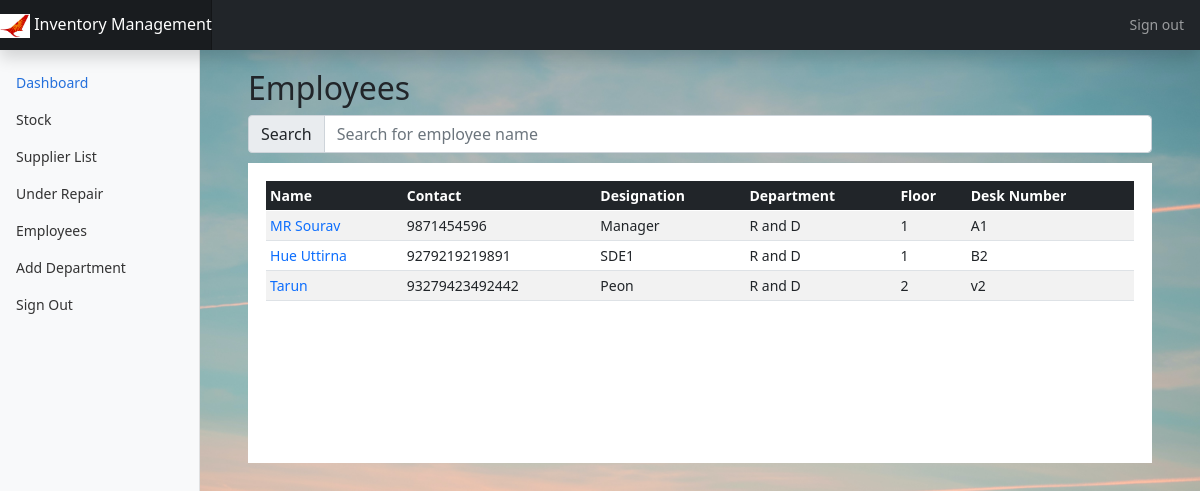
The page /listEmployee/R-and-D (signed in) on the database as committed earlier.
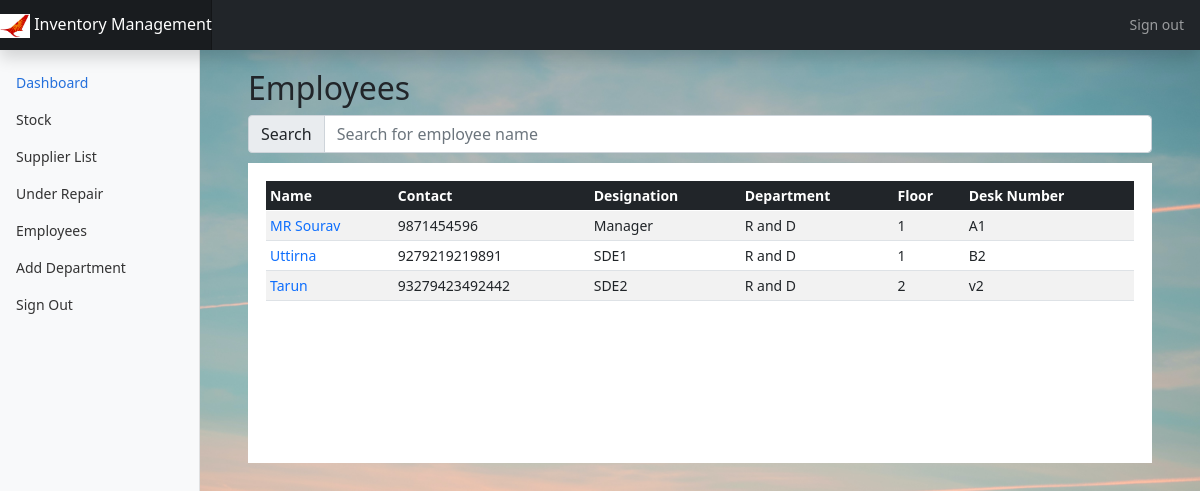
The same page on the database as committed later.
### main/models.py (models this page shows, shortened)
class Employee(models.Model):
    emp_id = models.AutoField(primary_key=True)
    sap_number = models.CharField(max_length = 8,unique=True,default="")
    staff_number = models.CharField(max_length = 10,unique=True,default="")
    name = models.CharField(max_length=50)
    contact = models.CharField(max_length=15,unique=True)
    designation = models.CharField(max_length=50)
    department = models.CharField(max_length=20,default=' ')
    floor = models.IntegerField(default=0,validators=[MinValueValidator(0)])
    desk_num = models.CharField(max_length=20,unique=True)

### main/views.py (the view)
# urls.py: path('listEmployee/<slug:slug>',views.listEmployee,name='listEmployee'),
@login_required(login_url='/auth/login')
def listEmployee(request,slug):
    if slug == 'all':
        employees = models.Employee.objects.all()
    else:
        employees = models.Employee.objects.filter(department = slug.replace('-',' '))
    context = {
        "employees" : employees
    }
    return render(request,'main/listEmployee.html',context)

### templates/main/listEmployee.html (shortened to what this page needs)
{% extends 'main/base.html' %}
{% block content %}
{% include 'main/navbar.html' %}
<main class="col-md-9 ms-sm-auto col-lg-10 px-md-4">
<div class="container-fluid box">
  <h2>Employees</h2>
  <div class="input-group flex-nowrap" style="margin-bottom: 10px;">
    <span class="input-group-text" id="addon-wrapping">Search</span>
    <input type="text"  class="form-control" id="myInput" onkeyup="showEmployee()" placeholder="Search for employee name" title="Type in a name" aria-describedby="addon-wrapping">
  </div>
  <div class="table-responsive table-box" >
      <table class="table table-striped table-sm table-hover" id="employeeTable">
      <thead class="header table-dark">
          <tr>
          <th scope="col">Name</th>
          <th scope="col">Contact</th>
          <th scope="col">Designation</th>
          <th scope="col">Department</th>
          <th scope="col">Floor</th>
          <th scope="col">Desk Number</th>
          </tr>
      </thead>
      <tbody>
          {% for emp in employees %}
          <tr>
              <td><a class="text-decoration-none" href="{% url 'updateEmployee' pk=emp.pk %}">{{ emp.name }}</a></td>
              <td>{{ emp.contact }}</td>
              <td>{{ emp.designation }}</td>
              <td>{{ emp.department }}</td>
              <td>{{ emp.floor }}</td>
              <td>{{ emp.desk_num }}</td>
          </tr>
          {% endfor %}
      </tbody>
      </table>
  </div>
</div>
{% endblock %}

Rows that differ between the two databases and show on the page:
changed Employee "SDE1": name "Hue Uttirna" → "Uttirna"
changed Employee "Tarun": designation "Peon" → "SDE2"
